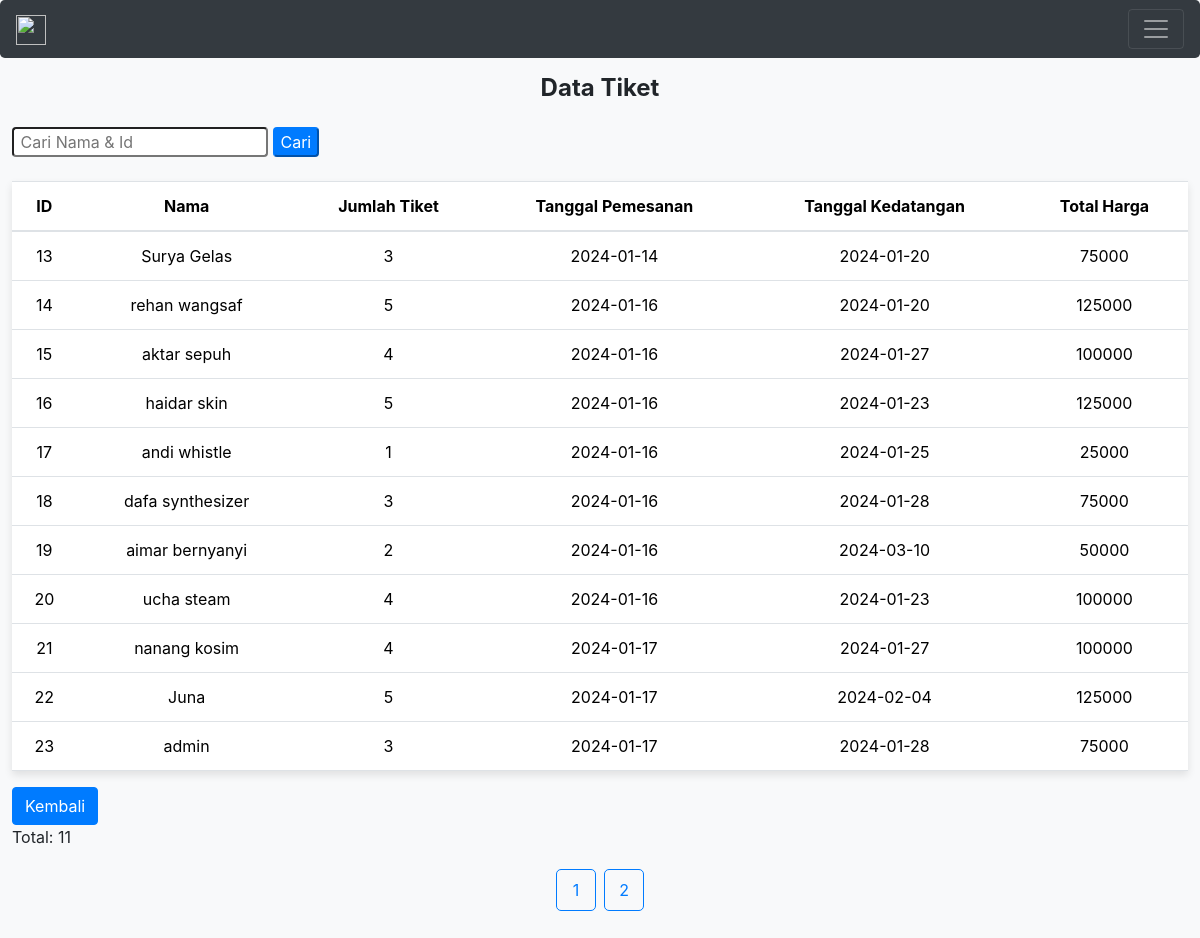
/datatikett.php, run on the app's committed database.
### tables this page shows
CREATE TABLE `tiket` (
  `id` int(11) NOT NULL,
  `nama` varchar(255) NOT NULL,
  `email` varchar(255) NOT NULL,
  `jumlah_tiket` int(11) NOT NULL,
  `tgl_pemesanan` date NOT NULL,
  `tgl_kedatangan` date NOT NULL,
  `total_harga` int(11) NOT NULL
);

### datatikett.php (the view, shortened to what this page needs)
<?php
require('koneksi.php');
include('navbar.php');
$sql = 'SELECT * FROM tiket';
$result = mysqli_query($db_conn, $sql);
$no_data_message = '';
if (mysqli_num_rows($result) > 0) {
    $tiket_data = mysqli_fetch_all($result, MYSQLI_ASSOC);
} else {
    $no_data_message = 'Belum ada data tiket yang dimasukkan.';
}
?>
<!DOCTYPE html>
<html lang="en">
<head>
    <link rel="stylesheet" href="https://maxcdn.bootstrapcdn.com/bootstrap/4.5.2/css/bootstrap.min.css">
</head>
<body >
<section class="container-fluid mb-4 py-4">
    <section class="row justify-content-center">
        <section class="">
            <h4 class="text-center font-weight-bold mb-4"> Data Tiket </h4>
            <form action="datatiket.php" method="get">
        <input type="text" name="cari" placeholder=" Cari Nama & Id" class="rounded">
        <input type="submit" value="Cari" class="btn-primary rounded">
    </form><br>
            <?php if ($no_data_message != '') { ?>
                <div class="alert alert-info" role="alert"><?= $no_data_message; ?></div>
            <?php } else { ?>
                <table class="table table-hover">
    <thead>
        <tr>
            <th>ID</th>
            <th>Nama</th>
            <th>Jumlah Tiket</th>
            <th>Tanggal Pemesanan</th>
            <th>Tanggal Kedatangan</th>
            <th>Total Harga</th>
        </tr>
    </thead>
    <tbody>
        <?php
        $per_halaman = 7;
        $cari = isset($_GET['cari']) ? $_GET['cari'] : '';
        foreach ($tiket_data as $tiket) { ?>
            <tr>
                <td><?= $tiket['id']; ?></td>
                <td><?= $tiket['nama']; ?></td>
                <td><?= $tiket['jumlah_tiket']; ?></td>
                <td><?= $tiket['tgl_pemesanan']; ?></td>
                <td><?= $tiket['tgl_kedatangan']; ?></td>
                <td><?= $tiket['total_harga']; ?></td>
            </tr>
        <?php } ?>
    </tbody>
</table>
<a href="index.php" class="btn btn-primary">Kembali</a><br>
            <?php
        $query_jumlah = "SELECT COUNT(*) AS total_tiket FROM tiket WHERE nama LIKE '%$cari%' OR id = '$cari'";
        $result_jumlah = mysqli_query($db_conn, $query_jumlah);
        $row_jumlah = mysqli_fetch_assoc($result_jumlah);
        $total_tiket = $row_jumlah['total_tiket'];
        $total_halaman = ceil($total_tiket / $per_halaman);
        echo "Total: " . $total_tiket;
        echo "<ul class='pagination'>";
        for ($i = 1; $i <= $total_halaman; $i++) {
            echo "<li><a href='datatiket.php?halaman=$i'>$i</a></li>";
        }
        echo "</ul>";} ?>
        </section>
    </section>
</section>
</body>
</html>

### datatikett.php (style rules this page uses)
body { background-color: #f8f9fa; }
.container-fluid { margin-top: 50px; }
.table { background-color: #ffffff; box-shadow: 0 4px 8px rgba(0, 0, 0, 0.1); }
th, td { text-align: center; }
.pagination { display: flex; justify-content: center; margin-top: 20px; }
.pagination a { color: #007bff; padding: 8px 16px; text-decoration: none; border: 1px solid #007bff; margin: 0 4px; border-radius: 5px; width: 40px; text-align: center; display: flex; align-items: center; justify-content: center; }

### data on the page
tiket: id "13", nama "Surya Gelas", jumlah_tiket "3", tgl_pemesanan "2024-01-14", tgl_kedatangan "2024-01-20", total_harga "75000"
tiket: id "14", nama "rehan wangsaf", jumlah_tiket "5", tgl_pemesanan "2024-01-16", tgl_kedatangan "2024-01-20", total_harga "125000"
tiket: id "15", nama "aktar sepuh", jumlah_tiket "4", tgl_pemesanan "2024-01-16", tgl_kedatangan "2024-01-27", total_harga "100000"
tiket: id "16", nama "haidar skin", jumlah_tiket "5", tgl_pemesanan "2024-01-16", tgl_kedatangan "2024-01-23", total_harga "125000"
tiket: id "17", nama "andi whistle", jumlah_tiket "1", tgl_pemesanan "2024-01-16", tgl_kedatangan "2024-01-25", total_harga "25000"
tiket: id "18", nama "dafa synthesizer", jumlah_tiket "3", tgl_pemesanan "2024-01-16", tgl_kedatangan "2024-01-28", total_harga "75000"
tiket: id "19", nama "aimar bernyanyi", jumlah_tiket "2", tgl_pemesanan "2024-01-16", tgl_kedatangan "2024-03-10", total_harga "50000"
tiket: id "20", nama "ucha steam", jumlah_tiket "4", tgl_pemesanan "2024-01-16", tgl_kedatangan "2024-01-23", total_harga "100000"
tiket: id "21", nama "nanang kosim", jumlah_tiket "4", tgl_pemesanan "2024-01-17", tgl_kedatangan "2024-01-27", total_harga "100000"
tiket: id "22", nama "Juna", jumlah_tiket "5", tgl_pemesanan "2024-01-17", tgl_kedatangan "2024-02-04", total_harga "125000"
tiket: id "23", nama "admin", jumlah_tiket "3", tgl_pemesanan "2024-01-17", tgl_kedatangan "2024-01-28", total_harga "75000"

### other printed values
$total_tiket "11"
